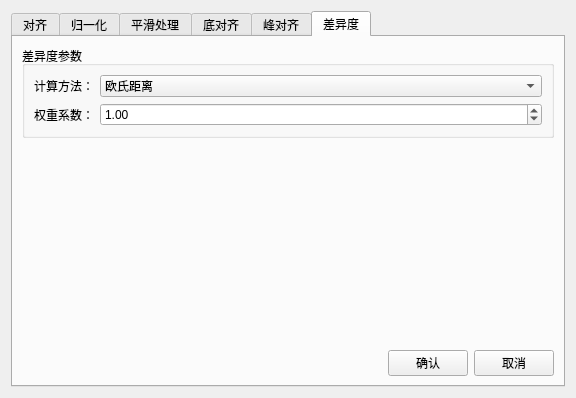
<?xml version="1.0" encoding="UTF-8"?>
<ui version="4.0">
 <class>AlgorithmSetting</class>
 <widget class="QWidget" name="AlgorithmSetting">
  <property name="geometry">
   <rect>
    <x>0</x>
    <y>0</y>
    <width>576</width>
    <height>398</height>
   </rect>
  </property>
  <property name="windowTitle">
   <string>算法设置</string>
  </property>
  <layout class="QGridLayout" name="gridLayout_2">
   <item row="0" column="0">
    <layout class="QGridLayout" name="gridLayout">
     <item row="0" column="0">
      <widget class="QTabWidget" name="tabWidget">
       <property name="currentIndex">
        <number>5</number>
       </property>
       <widget class="QWidget" name="tab">
        <attribute name="title">
         <string>对齐</string>
        </attribute>
        <layout class="QVBoxLayout" name="verticalLayout">
         <item>
          <widget class="QGroupBox" name="groupBox">
           <property name="title">
            <string>对齐参数</string>
           </property>
           <layout class="QFormLayout" name="formLayout">
            <item row="0" column="0">
             <widget class="QLabel" name="label">
              <property name="text">
               <string>对齐方式：</string>
              </property>
             </widget>
            </item>
            <item row="0" column="1">
             <widget class="QComboBox" name="alignmentMethodComboBox">
              <item>
               <property name="text">
                <string>线性对齐</string>
               </property>
              </item>
              <item>
               <property name="text">
                <string>非线性对齐</string>
               </property>
              </item>
             </widget>
            </item>
            <item row="1" column="0">
             <widget class="QLabel" name="label_2">
              <property name="text">
               <string>参考点：</string>
              </property>
             </widget>
            </item>
            <item row="1" column="1">
             <widget class="QSpinBox" name="referencePointSpinBox">
              <property name="minimum">
               <number>1</number>
              </property>
              <property name="maximum">
               <number>10</number>
              </property>
             </widget>
            </item>
           </layout>
          </widget>
         </item>
         <item>
          <spacer name="verticalSpacer">
           <property name="orientation">
            <enum>Qt::Vertical</enum>
           </property>
           <property name="sizeHint" stdset="0">
            <size>
             <width>20</width>
             <height>40</height>
            </size>
           </property>
          </spacer>
         </item>
         <item>
          <layout class="QHBoxLayout" name="horizontalLayout">
           <item>
            <spacer name="horizontalSpacer">
             <property name="orientation">
              <enum>Qt::Horizontal</enum>
             </property>
             <property name="sizeHint" stdset="0">
              <size>
               <width>40</width>
               <height>20</height>
              </size>
             </property>
            </spacer>
           </item>
           <item>
            <widget class="QPushButton" name="alignmentOkButton">
             <property name="text">
              <string>确认</string>
             </property>
            </widget>
           </item>
           <item>
            <widget class="QPushButton" name="alignmentCancelButton">
             <property name="text">
              <string>取消</string>
             </property>
            </widget>
           </item>
          </layout>
         </item>
        </layout>
       </widget>
       <widget class="QWidget" name="tab_2">
        <attribute name="title">
         <string>归一化</string>
        </attribute>
        <layout class="QVBoxLayout" name="verticalLayout_2">
         <item>
          <widget class="QGroupBox" name="groupBox_2">
           <property name="title">
            <string>归一化参数</string>
           </property>
           <layout class="QFormLayout" name="formLayout_2">
            <item row="0" column="0">
             <widget class="QLabel" name="label_3">
              <property name="text">
               <string>归一化方式：</string>
              </property>
             </widget>
            </item>
            <item row="0" column="1">
             <widget class="QComboBox" name="normalizationMethodComboBox">
              <item>
               <property name="text">
                <string>最大值归一化</string>
               </property>
              </item>
              <item>
               <property name="text">
                <string>最小-最大归一化</string>
               </property>
              </item>
              <item>
               <property name="text">
                <string>Z-score归一化</string>
               </property>
              </item>
             </widget>
            </item>
            <item row="1" column="0">
             <widget class="QLabel" name="label_4">
              <property name="text">
               <string>范围：</string>
              </property>
             </widget>
            </item>
            <item row="1" column="1">
             <layout class="QHBoxLayout" name="horizontalLayout_2">
              <item>
               <widget class="QDoubleSpinBox" name="minRangeSpinBox">
                <property name="minimum">
                 <double>0.000000000000000</double>
                </property>
                <property name="maximum">
                 <double>1.000000000000000</double>
                </property>
               </widget>
              </item>
              <item>
               <widget class="QLabel" name="label_5">
                <property name="text">
                 <string>-</string>
                </property>
                <property name="alignment">
                 <set>Qt::AlignCenter</set>
                </property>
               </widget>
              </item>
              <item>
               <widget class="QDoubleSpinBox" name="maxRangeSpinBox">
                <property name="minimum">
                 <double>0.000000000000000</double>
                </property>
                <property name="maximum">
                 <double>1.000000000000000</double>
                </property>
                <property name="value">
                 <double>1.000000000000000</double>
                </property>
               </widget>
              </item>
             </layout>
            </item>
           </layout>
          </widget>
         </item>
         <item>
          <spacer name="verticalSpacer_2">
           <property name="orientation">
            <enum>Qt::Vertical</enum>
           </property>
           <property name="sizeHint" stdset="0">
            <size>
             <width>20</width>
             <height>40</height>
            </size>
           </property>
          </spacer>
         </item>
         <item>
          <layout class="QHBoxLayout" name="horizontalLayout_3">
           <item>
            <spacer name="horizontalSpacer_2">
             <property name="orientation">
              <enum>Qt::Horizontal</enum>
             </property>
             <property name="sizeHint" stdset="0">
              <size>
               <width>40</width>
               <height>20</height>
              </size>
             </property>
            </spacer>
           </item>
           <item>
            <widget class="QPushButton" name="normalizationOkButton">
             <property name="text">
              <string>确认</string>
             </property>
            </widget>
           </item>
           <item>
            <widget class="QPushButton" name="normalizationCancelButton">
             <property name="text">
              <string>取消</string>
             </property>
            </widget>
           </item>
          </layout>
         </item>
        </layout>
       </widget>
       <widget class="QWidget" name="tab_3">
        <attribute name="title">
         <string>平滑处理</string>
        </attribute>
        <layout class="QVBoxLayout" name="verticalLayout_3">
         <item>
          <widget class="QGroupBox" name="groupBox_3">
           <property name="title">
            <string>平滑参数</string>
           </property>
           <layout class="QFormLayout" name="formLayout_3">
            <item row="0" column="0">
             <widget class="QLabel" name="label_6">
              <property name="text">
               <string>平滑方法：</string>
              </property>
             </widget>
            </item>
            <item row="0" column="1">
             <widget class="QComboBox" name="smoothMethodComboBox">
              <item>
               <property name="text">
                <string>移动平均</string>
               </property>
              </item>
              <item>
               <property name="text">
                <string>Savitzky-Golay滤波</string>
               </property>
              </item>
              <item>
               <property name="text">
                <string>高斯滤波</string>
               </property>
              </item>
             </widget>
            </item>
            <item row="1" column="0">
             <widget class="QLabel" name="label_7">
              <property name="text">
               <string>窗口大小：</string>
              </property>
             </widget>
            </item>
            <item row="1" column="1">
             <widget class="QSpinBox" name="windowSizeSpinBox">
              <property name="minimum">
               <number>3</number>
              </property>
              <property name="maximum">
               <number>21</number>
              </property>
              <property name="singleStep">
               <number>2</number>
              </property>
              <property name="value">
               <number>5</number>
              </property>
             </widget>
            </item>
            <item row="2" column="0">
             <widget class="QLabel" name="label_8">
              <property name="text">
               <string>多项式阶数：</string>
              </property>
             </widget>
            </item>
            <item row="2" column="1">
             <widget class="QSpinBox" name="polynomialOrderSpinBox">
              <property name="minimum">
               <number>2</number>
              </property>
              <property name="maximum">
               <number>5</number>
              </property>
              <property name="value">
               <number>2</number>
              </property>
             </widget>
            </item>
           </layout>
          </widget>
         </item>
         <item>
          <spacer name="verticalSpacer_3">
           <property name="orientation">
            <enum>Qt::Vertical</enum>
           </property>
           <property name="sizeHint" stdset="0">
            <size>
             <width>20</width>
             <height>40</height>
            </size>
           </property>
          </spacer>
         </item>
         <item>
          <layout class="QHBoxLayout" name="horizontalLayout_4">
           <item>
            <spacer name="horizontalSpacer_3">
             <property name="orientation">
              <enum>Qt::Horizontal</enum>
             </property>
             <property name="sizeHint" stdset="0">
              <size>
               <width>40</width>
               <height>20</height>
              </size>
             </property>
            </spacer>
           </item>
           <item>
            <widget class="QPushButton" name="smoothOkButton">
             <property name="text">
              <string>确认</string>
             </property>
            </widget>
           </item>
           <item>
            <widget class="QPushButton" name="smoothCancelButton">
             <property name="text">
              <string>取消</string>
             </property>
            </widget>
           </item>
          </layout>
         </item>
        </layout>
       </widget>
       <widget class="QWidget" name="tab_4">
        <attribute name="title">
         <string>底对齐</string>
        </attribute>
        <layout class="QVBoxLayout" name="verticalLayout_4">
         <item>
          <widget class="QGroupBox" name="groupBox_4">
           <property name="title">
            <string>底对齐参数</string>
           </property>
           <layout class="QFormLayout" name="formLayout_4">
            <item row="0" column="0">
             <widget class="QLabel" name="label_9">
              <property name="text">
               <string>对齐方法：</string>
              </property>
             </widget>
            </item>
            <item row="0" column="1">
             <widget class="QComboBox" name="baselineMethodComboBox">
              <item>
               <property name="text">
                <string>最小值对齐</string>
               </property>
              </item>
              <item>
               <property name="text">
                <string>多项式拟合</string>
               </property>
              </item>
             </widget>
            </item>
            <item row="1" column="0">
             <widget class="QLabel" name="label_10">
              <property name="text">
               <string>多项式阶数：</string>
              </property>
             </widget>
            </item>
            <item row="1" column="1">
             <widget class="QSpinBox" name="baselinePolynomialOrderSpinBox">
              <property name="minimum">
               <number>1</number>
              </property>
              <property name="maximum">
               <number>5</number>
              </property>
              <property name="value">
               <number>2</number>
              </property>
             </widget>
            </item>
           </layout>
          </widget>
         </item>
         <item>
          <spacer name="verticalSpacer_4">
           <property name="orientation">
            <enum>Qt::Vertical</enum>
           </property>
           <property name="sizeHint" stdset="0">
            <size>
             <width>20</width>
             <height>40</height>
            </size>
           </property>
          </spacer>
         </item>
         <item>
          <layout class="QHBoxLayout" name="horizontalLayout_5">
           <item>
            <spacer name="horizontalSpacer_4">
             <property name="orientation">
              <enum>Qt::Horizontal</enum>
             </property>
             <property name="sizeHint" stdset="0">
              <size>
               <width>40</width>
               <height>20</height>
              </size>
             </property>
            </spacer>
           </item>
           <item>
            <widget class="QPushButton" name="baselineOkButton">
             <property name="text">
              <string>确认</string>
             </property>
            </widget>
           </item>
           <item>
            <widget class="QPushButton" name="baselineCancelButton">
             <property name="text">
              <string>取消</string>
             </property>
            </widget>
           </item>
          </layout>
         </item>
        </layout>
       </widget>
       <widget class="QWidget" name="tab_5">
        <attribute name="title">
         <string>峰对齐</string>
        </attribute>
        <layout class="QVBoxLayout" name="verticalLayout_5">
         <item>
          <widget class="QGroupBox" name="groupBox_5">
           <property name="title">
            <string>峰对齐参数</string>
           </property>
           <layout class="QFormLayout" name="formLayout_5">
            <item row="0" column="0">
             <widget class="QLabel" name="label_11">
              <property name="text">
               <string>对齐方法：</string>
              </property>
             </widget>
            </item>
            <item row="0" column="1">
             <widget class="QComboBox" name="peakAlignMethodComboBox">
              <item>
               <property name="text">
                <string>最大峰对齐</string>
               </property>
              </item>
              <item>
               <property name="text">
                <string>多峰对齐</string>
               </property>
              </item>
             </widget>
            </item>
            <item row="1" column="0">
             <widget class="QLabel" name="label_12">
              <property name="text">
               <string>峰检测阈值：</string>
              </property>
             </widget>
            </item>
            <item row="1" column="1">
             <widget class="QDoubleSpinBox" name="peakThresholdSpinBox">
              <property name="minimum">
               <double>0.010000000000000</double>
              </property>
              <property name="maximum">
               <double>1.000000000000000</double>
              </property>
              <property name="singleStep">
               <double>0.010000000000000</double>
              </property>
              <property name="value">
               <double>0.100000000000000</double>
              </property>
             </widget>
            </item>
           </layout>
          </widget>
         </item>
         <item>
          <spacer name="verticalSpacer_5">
           <property name="orientation">
            <enum>Qt::Vertical</enum>
           </property>
           <property name="sizeHint" stdset="0">
            <size>
             <width>20</width>
             <height>40</height>
            </size>
           </property>
          </spacer>
         </item>
         <item>
          <layout class="QHBoxLayout" name="horizontalLayout_6">
           <item>
            <spacer name="horizontalSpacer_5">
             <property name="orientation">
              <enum>Qt::Horizontal</enum>
             </property>
             <property name="sizeHint" stdset="0">
              <size>
               <width>40</width>
               <height>20</height>
              </size>
             </property>
            </spacer>
           </item>
           <item>
            <widget class="QPushButton" name="peakAlignOkButton">
             <property name="text">
              <string>确认</string>
             </property>
            </widget>
           </item>
           <item>
            <widget class="QPushButton" name="peakAlignCancelButton">
             <property name="text">
              <string>取消</string>
             </property>
            </widget>
           </item>
          </layout>
         </item>
        </layout>
       </widget>
       <widget class="QWidget" name="tab_6">
        <attribute name="title">
         <string>差异度</string>
        </attribute>
        <layout class="QVBoxLayout" name="verticalLayout_6">
         <item>
          <widget class="QGroupBox" name="groupBox_6">
           <property name="title">
            <string>差异度参数</string>
           </property>
           <layout class="QFormLayout" name="formLayout_6">
            <item row="0" column="0">
             <widget class="QLabel" name="label_13">
              <property name="text">
               <string>计算方法：</string>
              </property>
             </widget>
            </item>
            <item row="0" column="1">
             <widget class="QComboBox" name="differenceMethodComboBox">
              <item>
               <property name="text">
                <string>欧氏距离</string>
               </property>
              </item>
              <item>
               <property name="text">
                <string>曼哈顿距离</string>
               </property>
              </item>
              <item>
               <property name="text">
                <string>余弦相似度</string>
               </property>
              </item>
             </widget>
            </item>
            <item row="1" column="0">
             <widget class="QLabel" name="label_14">
              <property name="text">
               <string>权重系数：</string>
              </property>
             </widget>
            </item>
            <item row="1" column="1">
             <widget class="QDoubleSpinBox" name="weightCoefficientSpinBox">
              <property name="minimum">
               <double>0.100000000000000</double>
              </property>
              <property name="maximum">
               <double>10.000000000000000</double>
              </property>
              <property name="singleStep">
               <double>0.100000000000000</double>
              </property>
              <property name="value">
               <double>1.000000000000000</double>
              </property>
             </widget>
            </item>
           </layout>
          </widget>
         </item>
         <item>
          <spacer name="verticalSpacer_6">
           <property name="orientation">
            <enum>Qt::Vertical</enum>
           </property>
           <property name="sizeHint" stdset="0">
            <size>
             <width>20</width>
             <height>40</height>
            </size>
           </property>
          </spacer>
         </item>
         <item>
          <layout class="QHBoxLayout" name="horizontalLayout_7">
           <item>
            <spacer name="horizontalSpacer_6">
             <property name="orientation">
              <enum>Qt::Horizontal</enum>
             </property>
             <property name="sizeHint" stdset="0">
              <size>
               <width>40</width>
               <height>20</height>
              </size>
             </property>
            </spacer>
           </item>
           <item>
            <widget class="QPushButton" name="differenceOkButton">
             <property name="text">
              <string>确认</string>
             </property>
            </widget>
           </item>
           <item>
            <widget class="QPushButton" name="differenceCancelButton">
             <property name="text">
              <string>取消</string>
             </property>
            </widget>
           </item>
          </layout>
         </item>
        </layout>
       </widget>
      </widget>
     </item>
    </layout>
   </item>
  </layout>
 </widget>
 <resources/>
 <connections/>
</ui>
